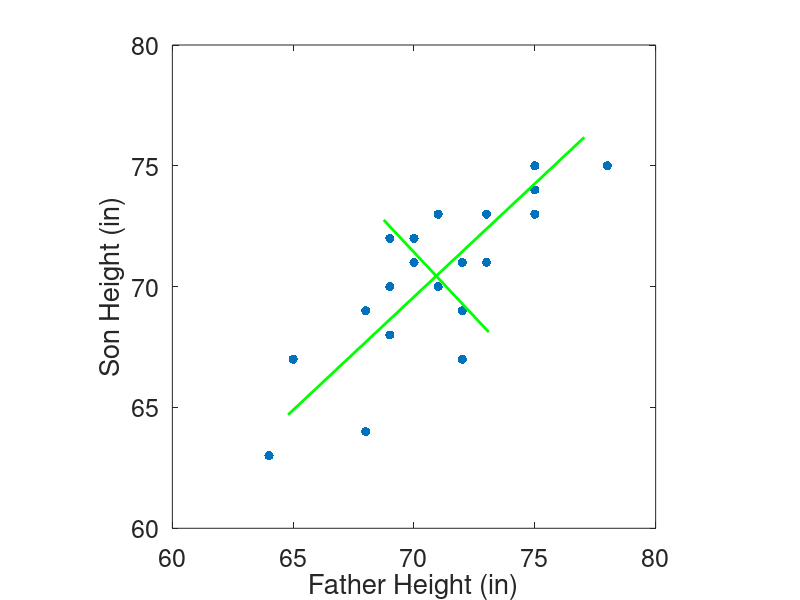
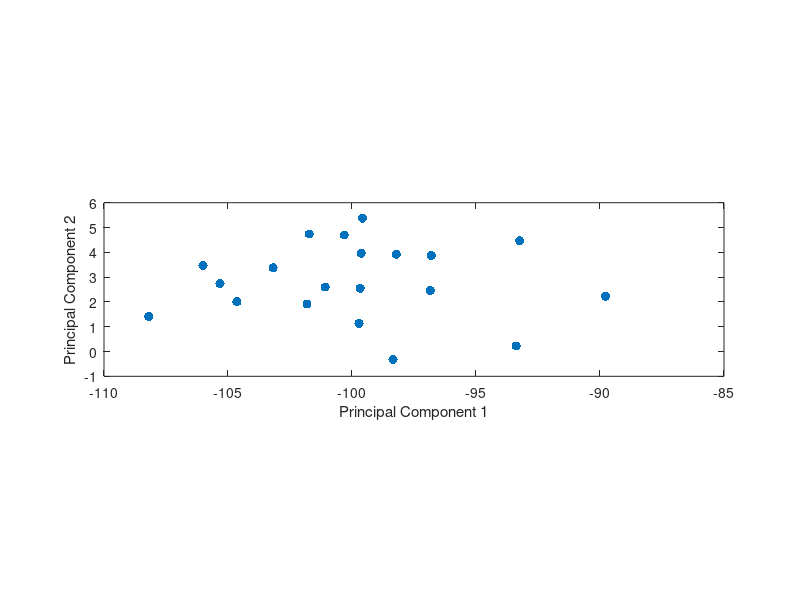

Here is the MATLAB script that generated these plots, in order:
% one example to show the use of principal component analysis
% the data is multiple pairs of father-son heights in inches

clear;

x = [ 
    68    69
    72    71
    73    71
    70    71
    72    69
    69    68
    75    73
    72    67
    69    72
    69    68
    75    73
    64    63
    69    72
    73    73
    78    75
    70    72
    72    69
    65    67
    71    70
    69    70
    71    73
    68    64
    69    72
    75    74
    75    75
    ];

x = x'; 

% plot the raw data
figure(1);
plot(x(1,:), x(2,:), '.', 'markersize', 20);
axis([60 80 60 80]);
axis equal;
xlabel('Father Height (in)', 'fontsize', 25);
ylabel('Son Height (in)', 'fontsize', 25);
set(gca, 'fontsize', 18);

%%% Perform the PCA analysis %%%
[m, n] = size(x); 

% 1. Compute sample covariance
C = cov(x');

% 2. SVD on C
[U, S, V] = svd(C);

% 3. select the first 2 columns of U
U1 = U(:,1:2);

% 4. Define Z 
Z = U1'*x;

% plot the transformed data
figure(2);
plot(Z(1,:), Z(2,:), '.', 'markersize', 20);
xlabel('Principal Component 1');
ylabel('Principal Component 2');
axis([-110 -85 -1 6]);
axis equal;

% plot the principal directions on the origianl data
m_x = mean(x');
figure(1);
hold on;
plot(2*sqrt(S(1,1))*[-U(1, 1) U(1, 1)]+m_x(1), ...
        2*sqrt(S(1,1))*[-U(2, 1) U(2, 1)]+m_x(2), 'g', 'linewidth', 2);
plot(2*sqrt(S(2,2))*[-U(1, 2) U(1, 2)]+m_x(1), ...
        2*sqrt(S(2,2))*[-U(2, 2) U(2, 2)]+m_x(2), 'g', 'linewidth', 2);


% compare the covariance and the total variance
Cov_x = cov(x'),
Cov_Z = cov(Z'),
Total_var_x = trace(Cov_x),
Total_var_Z = trace(Cov_Z),





